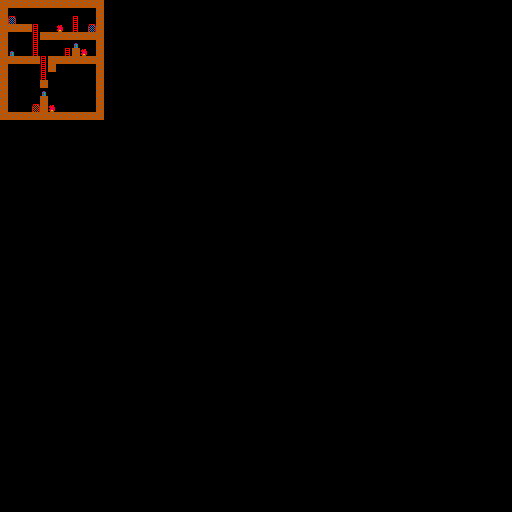

Rendered tile map (Tiled .tmx) drawn with the repository's tilesets; below, a short description and the map source with its tile grids summarised:
An orthogonal 64x64 tile map with 8x8 px tiles, 7 tile layers (matter, mines, doors, water, ...).

<map version="1.2" tiledversion="1.2.1" orientation="orthogonal" renderorder="right-down" width="64" height="64" tilewidth="8" tileheight="8" infinite="0" nextlayerid="8" nextobjectid="1">
 <properties>
  <property name="display-name" value="glonav" />
  <property name="initial-countdown" type="int" value="40" />
 </properties>
 <tileset firstgid="1" name="sprites" tilewidth="8" tileheight="8" tilecount="256" columns="16">
  <image source="sprites.png" width="128" height="128" />
  <tile id="5">
   <properties>
    <property name="level-entrance" type="bool" value="true" />
   </properties>
  </tile>
  <tile id="6">
   <properties>
    <property name="level-exit" type="bool" value="true" />
   </properties>
  </tile>
  <tile id="37">
   <properties>
    <property name="mine" type="bool" value="true" />
    <property name="substitute-animation" value="burning-thing" />
   </properties>
  </tile>
  <tile id="38">
   <properties>
    <property name="mine" type="bool" value="true" />
    <property name="substitute-animation" value="burning-thing" />
   </properties>
  </tile>
  <tile id="39">
   <properties>
    <property name="mine" type="bool" value="true" />
    <property name="substitute-animation" value="burning-thing" />
   </properties>
  </tile>
 </tileset>
 <layer id="1" name="matter" width="64" height="64">
  <data>[4096 cells, 77 non-empty, 1 distinct tile ids]</data>
 </layer>
 <layer id="7" name="mines" width="64" height="64">
  <data>[4096 cells, 3 non-empty, 1 distinct tile ids]</data>
 </layer>
 <layer id="6" name="doors" width="64" height="64">
  <data>[4096 cells, 3 non-empty, 2 distinct tile ids]</data>
 </layer>
 <layer id="4" name="water" width="64" height="64">
  <data>[4096 cells, 0 non-empty, 0 distinct tile ids]</data>
 </layer>
 <layer id="2" name="ladder" width="64" height="64">
  <data>[4096 cells, 10 non-empty, 1 distinct tile ids]</data>
 </layer>
 <layer id="3" name="treasure" width="64" height="64">
  <data>[4096 cells, 3 non-empty, 1 distinct tile ids]</data>
 </layer>
 <layer id="5" name="details" width="64" height="64">
  <data>[4096 cells, 0 non-empty, 0 distinct tile ids]</data>
 </layer>
</map>
